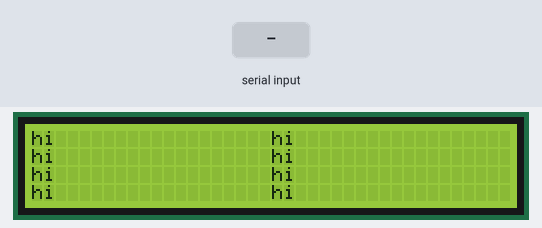
Bench run of a program on a simulated Raspberry Pi Pico running MicroPython. On the bench: 40×4 character LCD. The test bench sets the inputs (shaded band). Library files of the repository ran but are not shown: pico_i2c_lcd.py; what the program prints to the serial console is not drawn.

Above: at 1.2 s.
1.3 s: "1" typed at the serial console, then Enter
At 2.0 s:
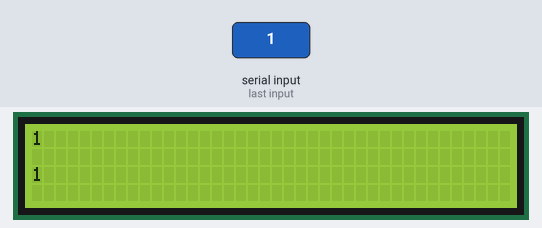
2.8 s: "0" typed at the serial console, then Enter
At 4.0 s:
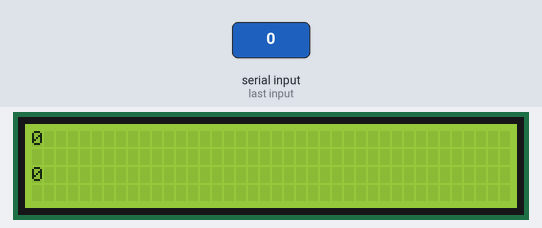
4.3 s: "2" typed at the serial console, then Enter
Timing chart, 0 to 7.3 s (numbered marks = the images above; inputs shaded):
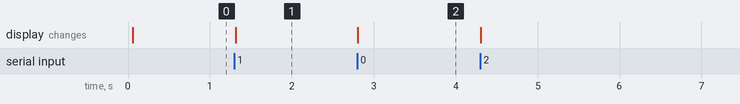

The program:

customLCD.py
```python
from machine import I2C, Pin
from pico_i2c_lcd import I2cLcd
from time import sleep

class display:
    def __init__(self, x, y):
        self.prestr = ""
        self.buffer = ''
        self.x = x
        self.y = y
        self.cx = 0
        self.cy = 0

        i2c = I2C(0, sda=Pin(0), scl=Pin(1), freq=400000)
        I2C_ADDR = i2c.scan()[0]
        #print(I2C_ADDR)
        self.lcd = I2cLcd(i2c, I2C_ADDR, y, x)


    def putwithoutnewline(self, string, x, y, delay=0):
        string += ' ' * (self.x * self.y - len(string) - 1)
        tstr=[[], string]
        self.cx = x
        self.cy = y
        i = 0
        for char in string:
            if len(self.prestr) == i:
                self.prestr += " "

            if char == self.prestr[i] and char != '\n':
                self.cx += 1
                tstr[0].append("-")
            else:
                self.lcd.move_to(self.cx, self.cy)
                self.lcd.putchar(char)
                sleep(delay)
                tstr[0].append(char)
                self.cx += 1

            i += 1

            if self.cx >= self.x:
                self.cx = 0
                self.cy += 1
                if self.cy >= self.y:
                    self.cy = 0
                    tstr[0].append("RESTART")
                else:
                    tstr[0].append(self.cy + 100)

        #print(tstr, '\nin = \t\t', string, '\npre = \t\t', self.prestr)
        self.prestr = string


    def put(self, string, x=0, y=0, resetBuffer=True):
        tbr = ''
        i = 0
        for char in string:
            if char != '\n':
                tbr += char
                i += 1
            else:
                tbr += ' ' * ((self.x * self.y - i) % self.x)
                i = 0

        self.putwithoutnewline(tbr, x, y)

        if resetBuffer:
            self.buffer = ''


    def putWithEnding(self, text, ending='', prefix='', w=10):
        placeholder = str(prefix)
        placeholder += str(text)
        placeholder += str(ending)
        placeholder += (w - len(placeholder)) * ' '
        self.buffer += placeholder[0:w]


    def resetBuffer(self):
        self.buffer = ''


    def putBuffer(self):
        self.put(self.buffer)


if __name__ == '__main__':
    dis = display(20, 4)
    dis.put('hi\nhi\nhi\nhi')

    while True:
        dis.put(input('>>'))
```

Measured:
- after the input at 1.3 s, the display: changes at once (image 1)
- after the input at 2.8 s, the display: changes at once (image 2)
